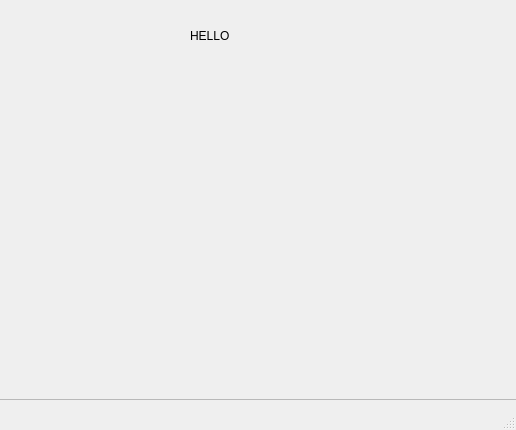
<?xml version="1.0" encoding="UTF-8"?>
<ui version="4.0">
 <class>MainWindow</class>
 <widget class="QMainWindow" name="MainWindow">
  <property name="geometry">
   <rect>
    <x>0</x>
    <y>0</y>
    <width>516</width>
    <height>430</height>
   </rect>
  </property>
  <property name="windowTitle">
   <string>MainWindow</string>
  </property>
  <widget class="QWidget" name="centralwidget">
   <widget class="QScrollArea" name="scrollArea">
    <property name="geometry">
     <rect>
      <x>-1</x>
      <y>-1</y>
      <width>521</width>
      <height>401</height>
     </rect>
    </property>
    <property name="widgetResizable">
     <bool>true</bool>
    </property>
    <widget class="QWidget" name="scrollAreaWidgetContents">
     <property name="geometry">
      <rect>
       <x>0</x>
       <y>0</y>
       <width>519</width>
       <height>399</height>
      </rect>
     </property>
     <widget class="QLabel" name="label">
      <property name="geometry">
       <rect>
        <x>190</x>
        <y>20</y>
        <width>111</width>
        <height>31</height>
       </rect>
      </property>
      <property name="text">
       <string>HELLO</string>
      </property>
     </widget>
    </widget>
   </widget>
  </widget>
  <widget class="QMenuBar" name="menubar">
   <property name="geometry">
    <rect>
     <x>0</x>
     <y>0</y>
     <width>516</width>
     <height>21</height>
    </rect>
   </property>
  </widget>
  <widget class="QStatusBar" name="statusbar"/>
 </widget>
 <resources/>
 <connections/>
</ui>
